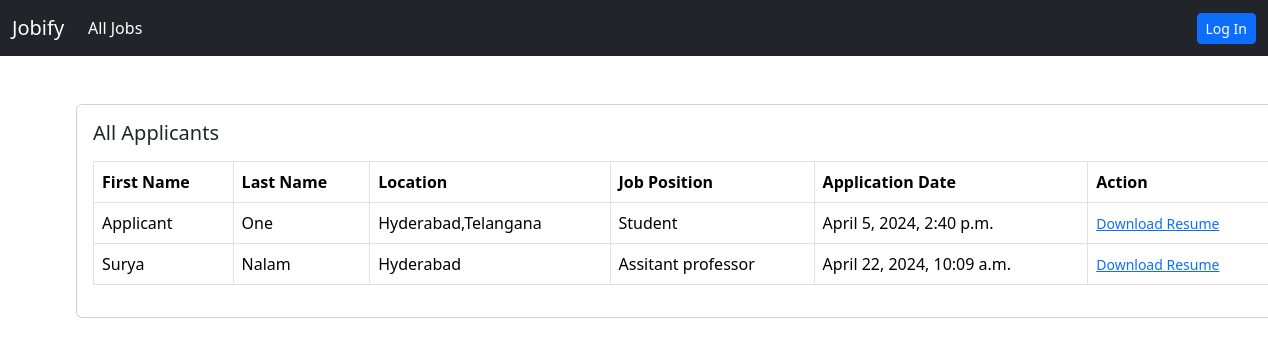
/job/all-applicants/2, run on the app's committed database.
### job/models.py (models this page shows)
class ApplyJob(models.Model):
    status_choices={
        ('Accepted', 'Accepted'),
        ('Declined', 'Declined'),
        ('Pending', 'Pending'),
    }
    user=models.ForeignKey(User, on_delete=models.CASCADE)
    job=models.ForeignKey(Job, on_delete=models.CASCADE)
    timestamp=models.DateTimeField(auto_now_add=True)
    status=models.CharField(max_length=20,choices=status_choices)

### users/models.py (models this page shows)
class User(AbstractUser):
    email = models.EmailField(unique=True)
    is_recruiter=models.BooleanField(default=False)
    is_applicant=models.BooleanField(default=False)
    has_resume=models.BooleanField(default=False)
    has_company=models.BooleanField(default=False)

### resume/models.py (models this page shows, shortened)
class Resume(models.Model):
    user=models.OneToOneField(User,on_delete=models.CASCADE)
    first_name=models.CharField(max_length=100,null=True,blank=True)
    surname=models.CharField(max_length=100,null=True,blank=True)
    location=models.CharField(max_length=100,null=True,blank=True)
    job_title=models.CharField(max_length=100,null=True,blank=True)
    upload_resume=models.FileField(upload_to='resume',null=True,blank=True)

### job/views.py (the view)
# urls.py: path('all-applicants/<int:pk>',views.all_applicants,name='all-applicants'),
def all_applicants(request,pk):
    job=Job.objects.get(pk=pk)
    applicants=job.applyjob_set.all()
    context={'job':job,'applicants':applicants}
    return render(request,'job/all_applicants.html',context)

### templates/job/all_applicants.html
{% extends 'base.html'%} {%block content%}
<div class="card mx-auto" style="width: 76rem">
  <div class="card-body">
    <h5 class="card-title mb-3">All Applicants</h5>
    <table class="table table-bordered">
      <thead>
        <tr>
          <th scope="col">First Name</th>
          <th scope="col">Last Name</th>
          <th scope="col">Location</th>
          <th scope="col">Job Position</th>
          <th scope="col">Application Date</th>
          <th scope="col">Action</th>
        </tr>
      </thead>
      <tbody>
        {% for applicant in applicants%}
        <tr>
          <td>{{applicant.user.resume.first_name}}</td>
          <td>{{applicant.user.resume.surname}}</td>
          <td>{{applicant.user.resume.location}}</td>
          <td>{{applicant.user.resume.job_title}}</td>
          <td>{{applicant.timestamp}}</td>
          <td><a target="_blank" href="{{applicant.user.resume.upload_resume.url}}"><small>Download Resume</small></a></td>
        </tr>
        {%endfor%}
      </tbody>
    </table>
  </div>
</div>
{%endblock content%}

### data on the page
ApplyJob: user.resume.first_name "Applicant", user.resume.surname "One", user.resume.location "Hyderabad,Telangana", user.resume.job_title "Student", timestamp "April 5, 2024, 2:40 p.m."
ApplyJob: user.resume.first_name "Surya", user.resume.surname "Nalam", user.resume.location "Hyderabad", user.resume.job_title "Assitant professor", timestamp "April 22, 2024, 10:09 a.m."
